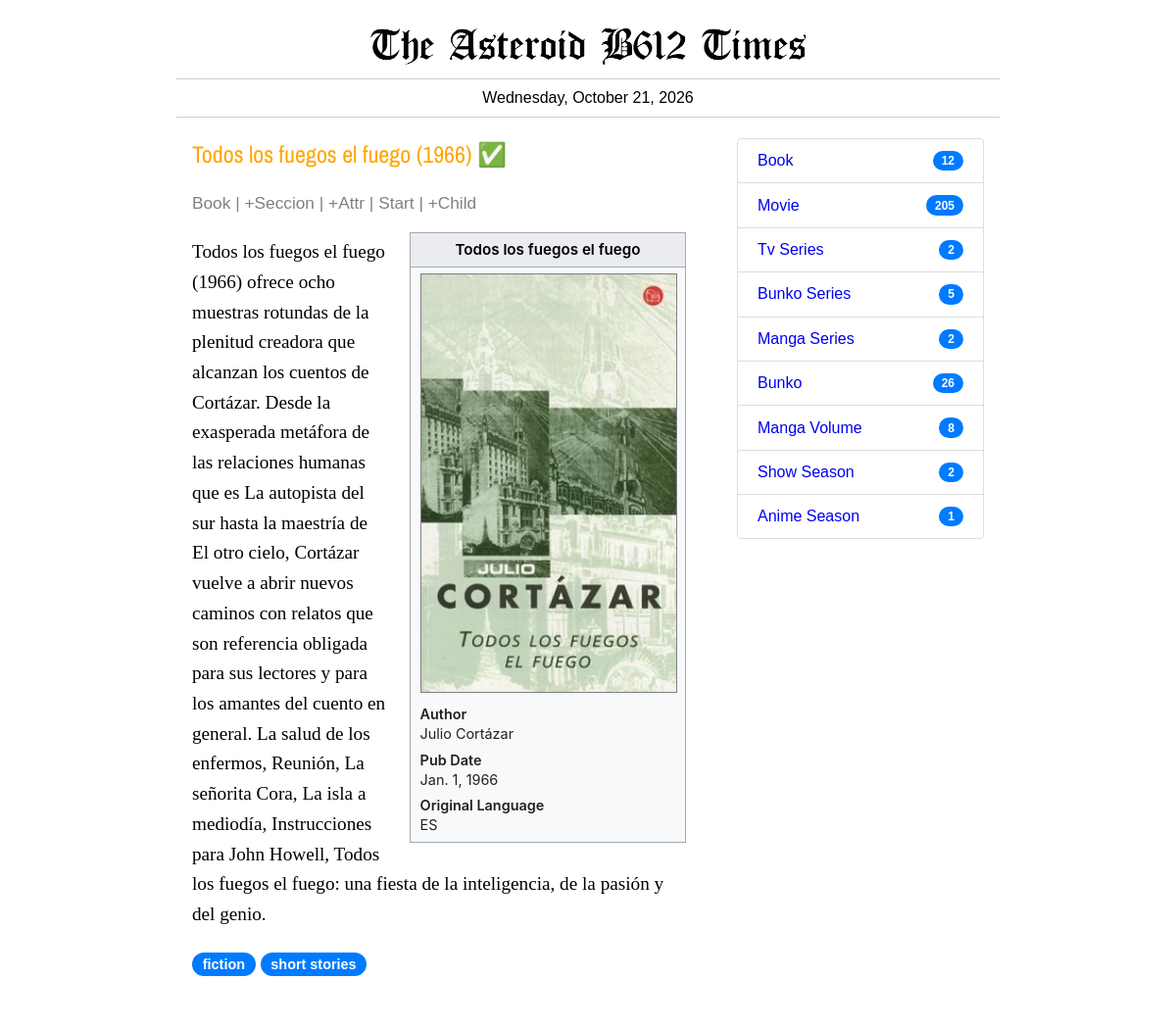
The app's page /item/177 with its own data.
### times/models.py (models this page shows, shortened)
class Item(models.Model):
    titulo = models.CharField(max_length=255)
    tipo = models.ForeignKey(Categoria, on_delete=models.CASCADE)
    preview = models.TextField()
    fecha_creacion = models.DateField(default='1999-12-31')
    fecha_edicion = models.DateTimeField(auto_now=True)
    def get_attributes_list(self):
        dates = self.attrdate_set.all()
        integers = self.attrinteger_set.all()
        decimals = self.attrdecimal_set.all()
        texts = self.attrtext_set.all().exclude(orden=9999)
        all_attrs = sorted(chain(dates, integers, decimals, texts),key=lambda x: x.orden)
        return [{'orden': attr.orden,'name': attr.att_name,'value': attr.att_value,'type': attr.__class__.__name__} for attr in all_attrs ]
    @property
    def pubyear(self):
        pubdates = AttrDate.objects.filter(item=self,att_name__in=['pub date','premiere','pubdate']).count()
        if pubdates == 0:
            py = ''
        else:
            itm = AttrDate.objects.filter(item=self,att_name__in=['pub date','premiere','pubdate']).latest('id')
            py = str(itm.att_value.year)
        return py
    @property
    def finyear(self):
        pubdates = AttrDate.objects.filter(item=self,att_name__in=['end date','finale','enddate']).count()
        if pubdates == 0:
            py = ''
        else:
            itm = AttrDate.objects.filter(item=self,att_name__in=['end date','finale','enddate']).latest('id')
            py = str(itm.att_value.year)
        return py
    @property
    def periodo(self):
        ini = self.pubyear
        fin = self.finyear
        if ini == '' and fin == '':
            return ''
        elif ini != '' and fin == '':
            return f" ({ini})"
        elif ini != '' and fin != '' and ini != fin:
            return f" ({ini}-{fin})"
        elif ini != '' and fin != '' and ini == fin:
            return f" ({fin})"
        else:
            return ''
    @property
    def secciones(self):
        conteo = Seccion.objects.filter(item=self).count()
        if conteo > 0:
            return Seccion.objects.filter(item=self).order_by('-orden','id')
        else:
            return None
    @property
    def consumos(self):
        conteo = Consumo.objects.filter(item=self, fec_fin__isnull=False).count()
        return conteo
    @property
    def members(self):
        item_ids = list(AttrInteger.objects.filter(att_name='parent', att_value=self.id)
        .order_by('id')
        .values_list('item__id', flat=True)
        )
        return Item.objects.none()
    @property
    def cover_image(self):
        imagenes = list(self.attrimage_set.all())
        if imagenes:
            return choice(imagenes)
        return None

class AttrDate(models.Model):
    item = models.ForeignKey(Item,on_delete=models.CASCADE)
    orden = models.IntegerField()
    att_name = models.CharField(max_length=255)
    att_value = models.DateField()

class Categoria(models.Model):
    nom_categoria = models.CharField(max_length=255)

class AttrImage(models.Model):
    item = models.ForeignKey(Item, on_delete=models.CASCADE)
    orden = models.IntegerField(default=1)
    att_name = models.CharField(max_length=255, default='image')
    imagen = models.ImageField(upload_to='attr_images/')

class AttrText(models.Model):
    item = models.ForeignKey(Item,on_delete=models.CASCADE)
    orden = models.IntegerField()
    att_name = models.CharField(max_length=255)
    att_value = models.TextField()

class ItemTag(models.Model):
    item = models.ForeignKey(Item,on_delete=models.CASCADE)
    tag = models.CharField(max_length=200)

### times/views.py (the view)
# urls.py: path('item/<item>', views.item, name='item'),
def item(request,item):
	this_item = Item.objects.get(pk=int(item))
	inprogress = Consumo.objects.filter(item=this_item,fec_ini__isnull=False,fec_fin__isnull=True)
	aplica_consumo = 1 if this_item.tipo.nom_categoria in ['book','bunko','movie','manga volume','comic book','magazine issue','anime season','show season','TV miniseries'] else 0
	tags = ItemTag.objects.filter(item=this_item)
	nsecciones = len(this_item.secciones) if this_item.secciones else 0
	this_parent = None
	if AttrInteger.objects.filter(item=this_item, att_name='parent').count() > 0:
	    obj_parent = AttrInteger.objects.filter(item=this_item, att_name='parent').latest('id')
	    this_parent = Item.objects.get(pk=obj_parent.att_value)
	return render(request,'item.html',{'this_item':this_item,'tags':tags,'aplica_consumo':aplica_consumo,'inprogress':inprogress,'nsecciones':nsecciones,'this_parent':this_parent})

### times/context_processors.py (called while the page is built)
def categories_processor(request):
    tipo_priority = ['book','movie','tv series', 'TV miniseries', 'bunko series', 'manga series']
    custom_tipo_order = Case(
        *[When(nom_categoria=t, then=Value(i)) for i, t in enumerate(tipo_priority)],
        default=Value(len(tipo_priority)),
        output_field=IntegerField()
    )
    return {
        'cats': (
            Categoria.objects.annotate(total_items=Count('item'))
            .filter(total_items__gt=0)
            .order_by(custom_tipo_order, '-total_items')
        ),
        'all_cats': (
            Categoria.objects.annotate(total_items=Count('item'))
            .order_by(custom_tipo_order, '-total_items')
        )
    }

### times/templates/item.html (shortened to what this page needs)
{% extends 'base_times.html' %}
{% load static %}
{% block izquierda %}
<h2><a href="{% url 'editItem' this_item.id %}" style="text-decoration:none; color: orange;">{{this_item.titulo}}{{this_item.periodo}}</a> {% if this_item.consumos > 0 %}&#9989;{%endif%}</h2>
<p>
  <span class="detalles">
    {{ this_item.tipo.nom_categoria|title }} |
    <a href="{% url 'addSeccion' this_item.id %}" style="text-decoration:none; color:grey;">+Seccion</a> |
    <a href="#" onclick="document.getElementById('attrModal').showModal(); return false;" style="text-decoration:none; color:grey;">+Attr</a>
    {% if aplica_consumo == 1 %} | <a href="{% url 'startConsumo' this_item.id %}" style="text-decoration:none; color:grey;">Start</a>{% endif %} | <a href="/add-item/?parent={{this_item.id}}" style="text-decoration:none; color:grey;">+Child</a>
  </span>
</p>
{% if this_item.get_attributes_list or this_item.cover_image %}
<div class="tech-details">
  <div class="tech-title">{{ this_item.titulo }}</div>
  <dl>
      {% if this_item.cover_image %}
            <img src="{{ this_item.cover_image.imagen.url }}" alt="{{ this_item.titulo }}" class="tech-image">
        {% endif %}
        {% if this_item.get_attributes_list %}
    {% for attr in this_item.get_attributes_list %}
      <dt>{{ attr.name|title }}</dt>
      {% if attr.name == 'parent' %}
      <dd><a href="{% url 'item' this_parent.id %}" style="text-decoration:none;">{{this_parent.titulo}}</a></dd>
      {% else %}
      <dd>{{ attr.value }}</dd>
      {% endif %}
    {% empty %}
      <dd>No hay atributos registrados.</dd>
    {% endfor %}
    {% endif %}
  </dl>
</div>
{% endif %}
{{this_item.preview|linebreaks}}
{%if tags%}
  <p>
  {% for t in tags %}
    <a href="{% url 'tag' t.tag %}"><span class="badge badge-pill" style="font-family: Arial, Helvetiva, sans-serif !important;">{{t.tag}}</span></a>
  {% endfor%}
  </p>
{% endif %}
{% endblock %}
{% block derecha %}
<ul class="list-group">
  {% for c in cats %}
    <li class="list-group-item">
      <a href="{% url 'categoria' c.id %}" style="text-decoration:none;">{{ c.nom_categoria|title }}</a>
      <span class="badge badge-pill">{{ c.total_items }}</span>
    </li>
  {% endfor %}
</ul>
{% endblock %}

### records on screen
Item: titulo "Todos los fuegos el fuego", periodo "(1966)", tipo.nom_categoria "Book", cover_image.imagen (picture), preview "Todos los fuegos el fuego (1966) ofrece ocho muestras rotundas de la plenitud creadora que alcanzan los cuentos de Cortázar. Desde la exasperada metáfora de las relaciones humanas que es La autopista del sur hasta la maestría de El otro cielo, Cortázar vuelve a abrir nuevos caminos con relatos que son referencia obligada para sus lectores y para los amantes del cuento en general. La salud de los enfermos, Reunión, La señorita Cora, La isla a mediodía, Instrucciones para John Howell, Todos los fuegos el fuego: una fiesta de la inteligencia, de la pasión y del genio."
AttrText: name "Author", value "Julio Cortázar"
AttrDate: name "Pub Date", value "Jan. 1, 1966"
AttrText: name "Original Language", value "ES"
ItemTag: tag "fiction"
ItemTag: tag "short stories"
Categoria: nom_categoria "Book", total_items "12"
Categoria: nom_categoria "Movie", total_items "205"
Categoria: nom_categoria "Tv Series", total_items "2"
Categoria: nom_categoria "Bunko Series", total_items "5"
Categoria: nom_categoria "Manga Series", total_items "2"
Categoria: nom_categoria "Bunko", total_items "26"
Categoria: nom_categoria "Manga Volume", total_items "8"
Categoria: nom_categoria "Show Season", total_items "2"
Categoria: nom_categoria "Anime Season", total_items "1"
